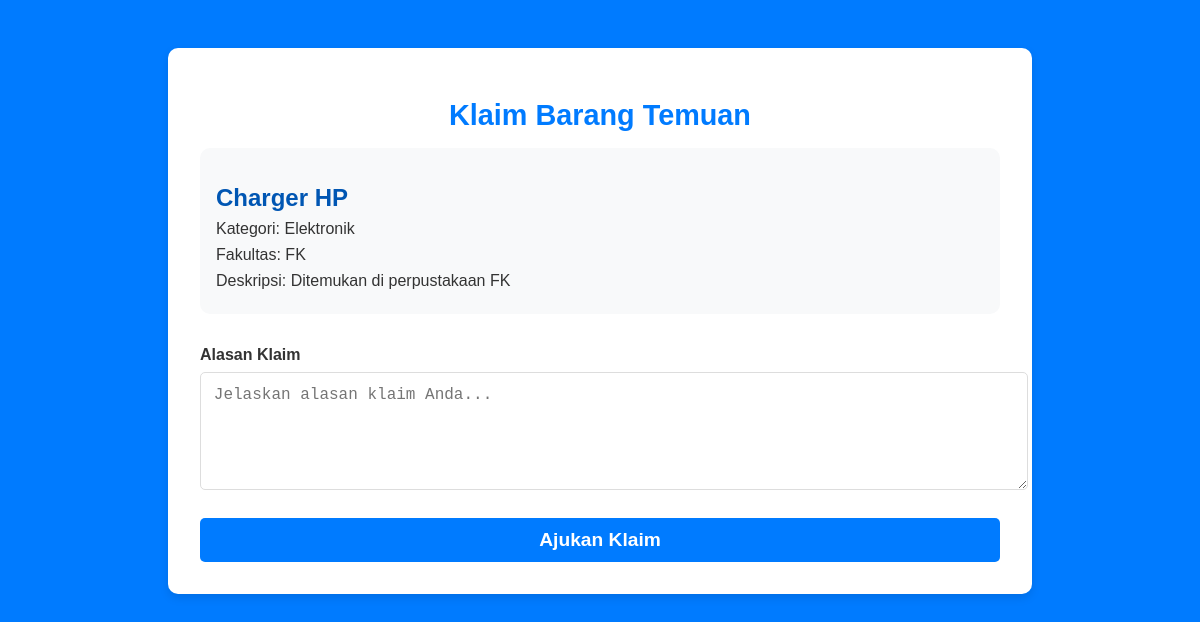
Page /klaim-barang-temuan.php?id=3 (signed in) on the committed database.
### tables this page shows
CREATE TABLE IF NOT EXISTS barang (
    id INT AUTO_INCREMENT PRIMARY KEY,
    nama_barang VARCHAR(255) NOT NULL,
    deskripsi TEXT,
    no_hp VARCHAR(15) NOT NULL,
    foto_barang VARCHAR(255),
    fakultas ENUM('FTI', 'FTSP', 'FK', 'FIAI', 'FEB', 'FPSB') NOT NULL,
    kategori ENUM('Aksesoris', 'Elektronik', 'Dompet/Tas', 'Dokumen', 'Lain-lain') NOT NULL,
    tanggal_hilang DATE NULL,
    tanggal_temuan DATE NULL,
    status ENUM('Belum Ditemukan', 'Ditemukan') DEFAULT 'Belum Ditemukan',
    created_at TIMESTAMP DEFAULT CURRENT_TIMESTAMP
);

### klaim-barang-temuan.php (the view, shortened to what this page needs)
<?php
include '../config/db.php';
$barang_id = isset($_GET['id']) ? intval($_GET['id']) : 0;
$sql_barang = "SELECT * FROM barang WHERE id = ?";
$stmt = $conn->prepare($sql_barang);
$stmt->bind_param("i", $barang_id);
$stmt->execute();
$result = $stmt->get_result();
$barang = $result->fetch_assoc();
?>
<!DOCTYPE html>
<html lang="id">
<head>
    <link rel="stylesheet" href="../css/klaim-barang.css">
</head>
<body>
    <div class="container">
        <h1>Klaim Barang Temuan</h1>
        <div class="barang-info">
            <h2><?= htmlspecialchars($barang['nama_barang']) ?></h2>
            <p>Kategori: <?= htmlspecialchars($barang['kategori']) ?></p>
            <p>Fakultas: <?= htmlspecialchars($barang['fakultas']) ?></p>
            <p>Deskripsi: <?= htmlspecialchars($barang['deskripsi']) ?></p>
        </div>
        <form action="klaim-barang-temuan.php?id=<?= $barang_id ?>" method="POST">
            <div class="form-group">
                <label for="deskripsi">Alasan Klaim</label>
                <textarea id="deskripsi" name="deskripsi" rows="5" placeholder="Jelaskan alasan klaim Anda..." required></textarea>
            </div>
            <button type="submit" class="btn btn-primary">Ajukan Klaim</button>
        </form>
    </div>
</body>
</html>

### klaim-barang.css (style rules this page uses)
body { font-family: Arial, sans-serif; background-color: #007bff; margin: 0; padding: 0; color: white; }
.container { max-width: 800px; margin: 3rem auto; background: white; color: #333; padding: 2rem; border-radius: 10px; box-shadow: 0 4px 10px rgba(0, 0, 0, 0.1); }
h1 { font-size: 1.8rem; color: #007bff; margin-bottom: 1rem; text-align: center; }
.barang-info { margin-bottom: 2rem; padding: 1rem; background: #f8f9fa; border-radius: 10px; }
.barang-info h2 { font-size: 1.5rem; color: #0056b3; margin-bottom: 0.5rem; }
.barang-info p { margin: 0.5rem 0; color: #333; }
.form-group { margin-bottom: 1.5rem; }
label { font-weight: bold; display: block; margin-bottom: 0.5rem; }
textarea { width: 100%; padding: 0.8rem; border: 1px solid #ddd; border-radius: 5px; resize: vertical; font-size: 1rem; }
.btn-primary { background-color: #007bff; color: white; padding: 0.7rem 1.5rem; border: none; border-radius: 5px; cursor: pointer; transition: background-color 0.3s ease; display: block; width: 100%; font-size: 1.2rem; font-weight: bold; text-align: center; }

### rows in the picture
barang: nama_barang "Charger HP", kategori "Elektronik", fakultas "FK", deskripsi "Ditemukan di perpustakaan FK"
